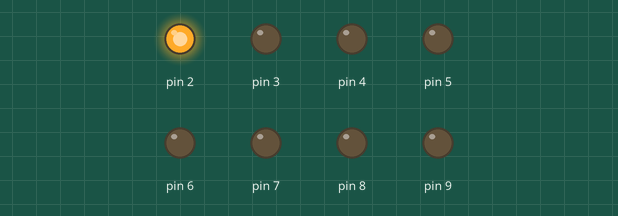
Simulated run of this sketch. Board: Arduino Uno, built with avr-gcc and run on an emulated ATmega328P. Shown: output pins drawn as LEDs (lit = HIGH).

Above: at 0.05 s.
At 0.45 s:
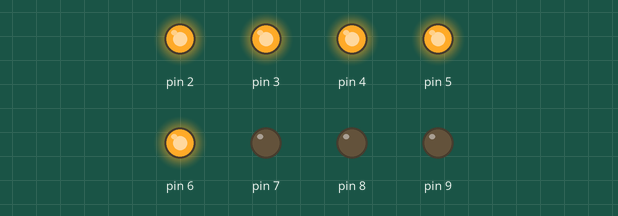
At 0.85 s:
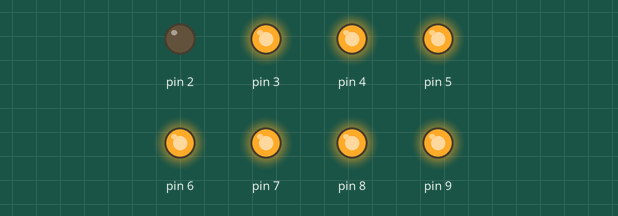
At 1.75 s:
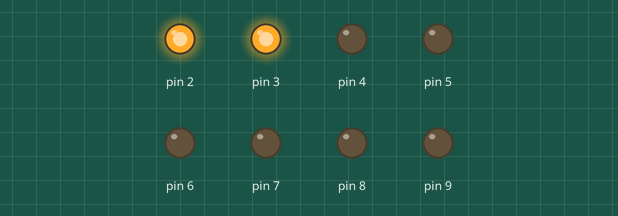
At 2.65 s:
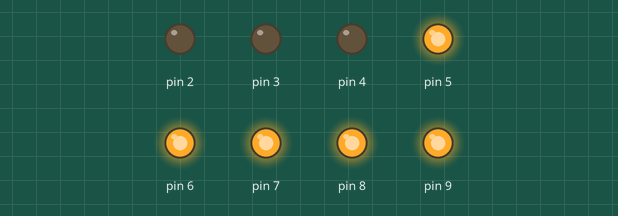
At 3.55 s:
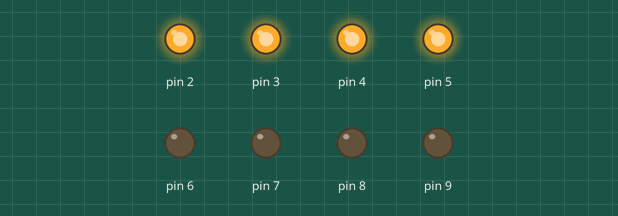
Timing chart, 0 to 3.9 s (numbered marks = the images above):
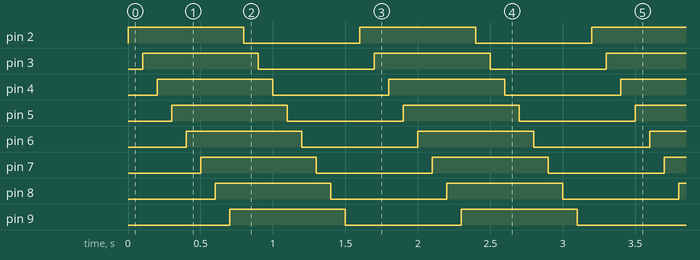

Measured:
- by itself, pin 2–9: alternates HIGH for 0.80 s and LOW for 0.80 s
- by itself, everything shown: repeats every 1.6 s, in 16 steps

The sketch:

eightLight.ino
```cpp
int i;

void setup() {
  // put your setup code here, to run once:
  Serial.begin(9600);

  for(i = 2; i<10; i++) {
    pinMode(i, OUTPUT);
  }

  i = 2;
}

void loop() {
  // put your main code here, to run repeatedly:
  if(i == 10){
    i = 2;
    for(i=2; i<10; i++) {
      digitalWrite(i, LOW);
      delay(100);
    }
    i = 2;
  }
  digitalWrite(i, HIGH);
  delay(100);
  i++;
}
```
